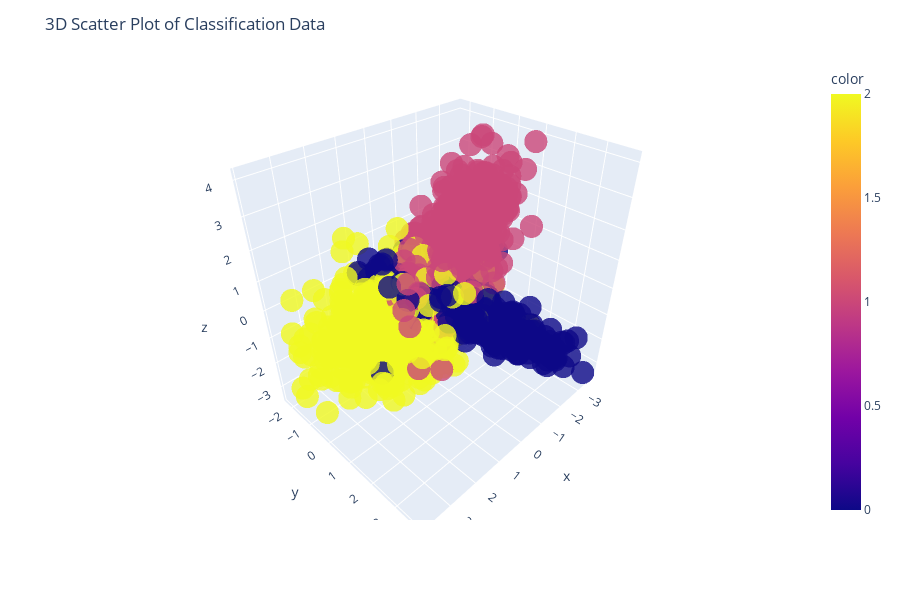

The code cell stored with this chart in its notebook:
### Markdown cell above
Penerapan Coding

### Code cell
import plotly.express as px
from sklearn.datasets import make_classification

X, y = make_classification(
    n_features=6,
    n_classes=3,
    n_samples=1500,
    n_informative=2,
    random_state=5,
    n_clusters_per_class=1,
)


fig = px.scatter_3d(x=X[:, 0], y=X[:, 1], z=X[:, 2], color=y, opacity=0.8)
fig.update_layout(
    title="3D Scatter Plot of Classification Data",
    height=600,
    width=900,
    )
fig.show()

### Figure 1 — Plotly figure (JSON) as saved in the notebook; plotly's stock layout.template omitted (floating-point values rounded to 4 significant figures; data arrays with more than 128 entries replaced by an {"elided": "..."} marker saying what was removed)
{"data": [{"hovertemplate": "x=%{x}<br>y=%{y}<br>z=%{z}<br>color=%{marker.color}<extra></extra>", "legendgroup": "", "marker": {"color": {"elided": "1500 int values"}, "coloraxis": "coloraxis", "opacity": 0.8, "symbol": "circle"}, "mode": "markers", "name": "", "scene": "scene", "showlegend": false, "type": "scatter3d", "x": {"elided": "1500 float values"}, "y": {"elided": "1500 float values"}, "z": {"elided": "1500 float values"}}], "layout": {"coloraxis": {"colorbar": {"title": {"text": "color"}}, "colorscale": [[0, "#0d0887"], [0.1111, "#46039f"], [0.2222, "#7201a8"], [0.3333, "#9c179e"], [0.4444, "#bd3786"], [0.5556, "#d8576b"], [0.6667, "#ed7953"], [0.7778, "#fb9f3a"], [0.8889, "#fdca26"], [1, "#f0f921"]]}, "height": 600, "legend": {"tracegroupgap": 0}, "margin": {"t": 60}, "scene": {"domain": {"x": [0, 1], "y": [0, 1]}, "xaxis": {"title": {"text": "x"}}, "yaxis": {"title": {"text": "y"}}, "zaxis": {"title": {"text": "z"}}}, "title": {"text": "3D Scatter Plot of Classification Data"}, "width": 900}}
